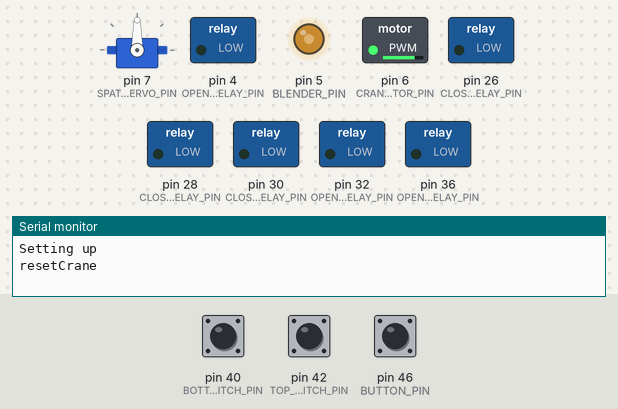
Recording of a sketch running on a simulated Arduino Mega 2560, built with avr-gcc and run on an emulated ATmega2560. On the bench: servo, switched loads named in the sketch (green lamp = pin HIGH), output pins drawn as LEDs (lit = HIGH), the last lines printed to the serial monitor. The test bench sets the inputs (shaded band); at power-on: pin 40 (BOTTOM_SWITCH_PIN) LOW, pin 46 (BUTTON_PIN) LOW, pin 42 (TOP_SWITCH_PIN) LOW.

Above: at 1.2 s.
1.3 s: pin 40 (BOTTOM_SWITCH_PIN) pulled HIGH for 0.15 s
At 1.9 s:
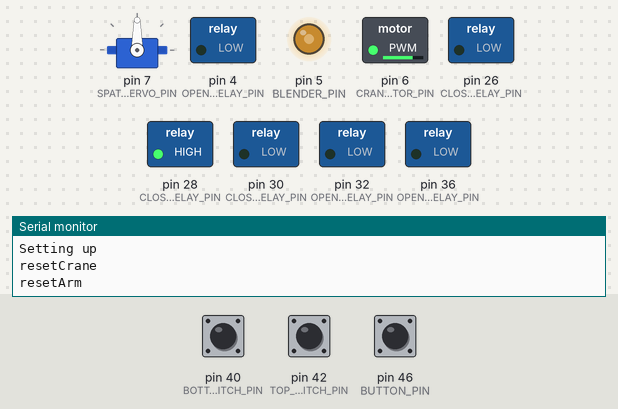
4.4 s: pin 46 (BUTTON_PIN) pulled HIGH for 3.2 s
At 5.9 s:
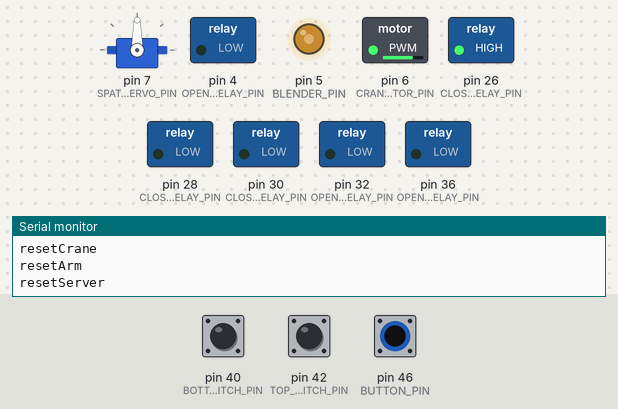
At 9.3 s:
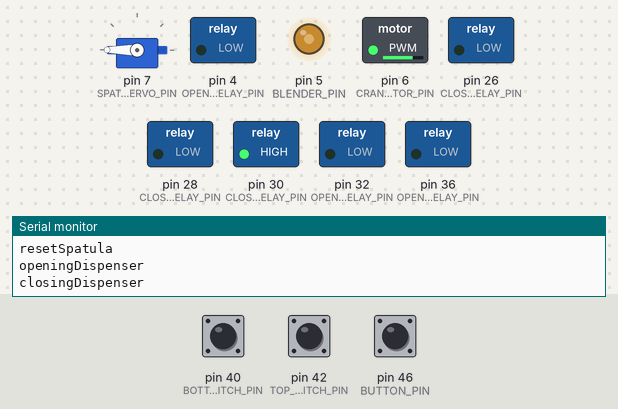
Timing chart, 0 to 11.4 s (numbered marks = the images above; inputs shaded):
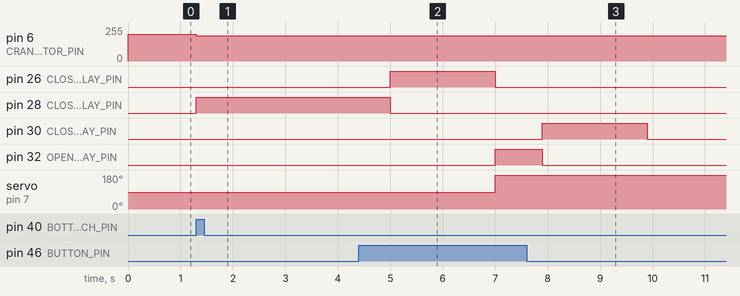

The sketch:

main.ino
```cpp
#include <Servo.h>

// Pins
const byte TOP_SWITCH_PIN              = 42;
const byte BOTTOM_SWITCH_PIN           = 40;
const byte SPATULA_SERVO_PIN           = 7;
const byte CRANE_MOTOR_PIN             = 6;
const byte OPENING_ARM_RELAY_PIN       = 36;
const byte CLOSING_ARM_RELAY_PIN       = 28;
const byte OPENING_DISPENSER_RELAY_PIN = 32;
const byte CLOSING_DISPENSER_RELAY_PIN = 30;
const byte OPENING_SERVER_RELAY_PIN    = 4;
const byte CLOSING_SERVER_RELAY_PIN    = 26;
const byte BLENDER_PIN                 = 5;
const byte BUTTON_PIN                  = 46;

// Motor speeds
const byte MOTOR_UP_SPEED = 200;
const byte MOTOR_DOWN_SPEED = 180;
const byte MOTOR_ZERO_SPEED = 188;

// Timings
const unsigned long DISPENSE_DURATION    = 900;
const unsigned long COOK_SIDE_A_DURATION = 1000L * 75;
const unsigned long COOK_SIDE_B_DURATION = 1000L * 55;

// States
enum state {
    resetCrane,
    resetArm,
    resetServer,
    resetSpatula,
    standby,
    openingDispenser,
    closingDispenser,
    cookingSideA,
    loweringArm,
    openingArm,
    raisingArm,
    closingArm,
    cookingSideB,
    loweringArmAgain,
    openingArmAgain,
    raisingArmAgain,
    closingArmAgain,
    serving,
    dropping
};

String stateNames[22] = {
    "resetCrane",
    "resetArm",
    "resetServer",
    "resetSpatula",
    "standby",
    "openingDispenser",
    "closingDispenser",
    "cookingSideA",
    "loweringArm",
    "openingArm",
    "raisingArm",
    "closingArm",
    "cookingSideB",
    "loweringArmAgain",
    "openingArmAgain",
    "raisingArmAgain",
    "closingArmAgain",
    "serving",
    "dropping"
};

state currentState = resetCrane;

Servo spatula;

unsigned long previousMillis = 0;
unsigned long previousDispenserMotorMillis = 0;

String lastMessage;

void setup() {
    Serial.begin(9600);
    Serial.println("Setting up");

    pinMode(CRANE_MOTOR_PIN ,OUTPUT);
    pinMode(SPATULA_SERVO_PIN, OUTPUT);
    pinMode(BLENDER_PIN, OUTPUT);
    pinMode(OPENING_DISPENSER_RELAY_PIN, OUTPUT);
    pinMode(CLOSING_DISPENSER_RELAY_PIN, OUTPUT);
    pinMode(OPENING_ARM_RELAY_PIN, OUTPUT);
    pinMode(CLOSING_ARM_RELAY_PIN, OUTPUT);
    pinMode(OPENING_SERVER_RELAY_PIN, OUTPUT);
    pinMode(CLOSING_SERVER_RELAY_PIN, OUTPUT);

    pinMode(TOP_SWITCH_PIN, INPUT);
    pinMode(BOTTOM_SWITCH_PIN, INPUT);
    pinMode(BUTTON_PIN, INPUT);

    analogWrite(CRANE_MOTOR_PIN, 188);
    analogWrite(BLENDER_PIN, 130);

    digitalWrite(SPATULA_SERVO_PIN, LOW);
    digitalWrite(OPENING_DISPENSER_RELAY_PIN, LOW);
    digitalWrite(CLOSING_DISPENSER_RELAY_PIN, LOW);
    digitalWrite(OPENING_ARM_RELAY_PIN, LOW);
    digitalWrite(CLOSING_ARM_RELAY_PIN, LOW);
    digitalWrite(OPENING_SERVER_RELAY_PIN, LOW);
    digitalWrite(CLOSING_SERVER_RELAY_PIN, LOW);

    spatula.attach(SPATULA_SERVO_PIN);

    previousMillis = millis();
}

// activateRelay activates the requested relay until the given duration passes.
// Returns true on completion.
bool activateRelay(byte pin, unsigned long duration) {
    if (millis() - previousMillis >= duration) {
        previousMillis = millis();
        digitalWrite(pin, LOW);
        return true;
    } else {
        digitalWrite(pin, HIGH);
        return false;
    }
}

void log(String msg) {
    if (msg != lastMessage) {
        Serial.println(msg);
        lastMessage = msg;
    }
}

bool lowerCrane() {
    unsigned int topSwitchState = digitalRead(TOP_SWITCH_PIN);

    if (topSwitchState == HIGH) {
        analogWrite(CRANE_MOTOR_PIN, MOTOR_ZERO_SPEED);
        return true;
    } else {
        analogWrite(CRANE_MOTOR_PIN, MOTOR_DOWN_SPEED);
        return false;
    }
}

bool raiseCrane() {
    unsigned int bottomSwitchState = digitalRead(BOTTOM_SWITCH_PIN);

    if (bottomSwitchState == HIGH) {
        analogWrite(CRANE_MOTOR_PIN, MOTOR_ZERO_SPEED);
        return true;
    } else {
        analogWrite(CRANE_MOTOR_PIN, MOTOR_UP_SPEED);
        return false;
    }
}

bool closeServer() {
    return activateRelay(CLOSING_SERVER_RELAY_PIN, 2000);
}

bool openDispenser() {
    return activateRelay(OPENING_DISPENSER_RELAY_PIN, DISPENSE_DURATION);
}

bool closeDispenser() {
    return activateRelay(CLOSING_DISPENSER_RELAY_PIN, 2000);
}

bool openArm() {
    return activateRelay(OPENING_ARM_RELAY_PIN, 2000);
}

bool closeArm() {
    return activateRelay(CLOSING_ARM_RELAY_PIN, 5000);
}

bool serve() {
    return activateRelay(OPENING_SERVER_RELAY_PIN, 5000);
}

bool rotateSpatula(byte angle) {
    spatula.write(angle);
}

void loop() {
    // Read switches state
    unsigned int topSwitchState = digitalRead(TOP_SWITCH_PIN);
    unsigned int bottomSwitchState = digitalRead(BOTTOM_SWITCH_PIN);
    unsigned int buttonState = digitalRead(BUTTON_PIN);

    log(stateNames[currentState]);

    switch (currentState) {
        case resetCrane:
            if (raiseCrane()) {
                currentState = resetArm;
            }
            break;
        case resetArm:
            if (closeArm()) {
                currentState = resetServer;
            }
            break;
        case resetServer:
            if (closeServer()) {
                currentState = resetSpatula;
            }
            break;
        case resetSpatula:
            rotateSpatula(180);
            if (millis() - previousMillis >= 2000) {
                previousMillis = millis();
                currentState = standby;
            }
        case standby:
            buttonState = digitalRead(BUTTON_PIN);
            if (buttonState == 1) {
                previousMillis = millis();
                currentState = openingDispenser;
            }
            break;
        case openingDispenser:
            if (openDispenser()) {
                currentState = closingDispenser;
            }
            break;
        case closingDispenser:
            if (closeDispenser()) {
                currentState = cookingSideA;
            }
            break;
        case cookingSideA:
            Serial.println(millis() - previousMillis);
            if (millis() - previousMillis >= COOK_SIDE_A_DURATION) {
                previousMillis = millis();
                currentState = loweringArm;
            }
            break;
        case loweringArm:
            if (lowerCrane()) {
                previousMillis = millis();
                currentState = openingArm;
            }
            break;
        case openingArm:
            if (openArm()) {
                currentState = raisingArm;
            }
            break;
        case raisingArm:
            if (raiseCrane()) {
                previousMillis = millis();
                currentState = closingArm;
            }
            break;
        case closingArm:
            rotateSpatula(0);
            if (closeArm()) {
                rotateSpatula(180);
                currentState = cookingSideB;
            }
            break;
        case cookingSideB:
            if (millis() - previousMillis >= COOK_SIDE_B_DURATION) {
                previousMillis = millis();
                currentState = loweringArmAgain;
            }
            break;
        case loweringArmAgain:
            if (lowerCrane()) {
                previousMillis = millis();
                currentState = openingArmAgain;
            }
            break;
        case openingArmAgain:
            if (openArm()) {
                currentState = raisingArmAgain;
            }
            break;
        case raisingArmAgain:
            if (raiseCrane()) {
                previousMillis = millis();
                currentState = closingArmAgain;
            }
            break;
        case closingArmAgain:
            if (closeArm()) {
                currentState = serving;
            }
            break;
        case serving:
            if (serve()) {
                currentState = dropping;
            }
            break;
        case dropping:
            rotateSpatula(0);
            if (millis() - previousMillis >= 5000) {
                previousMillis = millis();
                currentState = resetArm;
            }
            break;
    }
}
```

Measured:
- after the input at 1.3 s, pin 6 (CRANE_MOTOR_PIN): 200/255 → 188/255 at once; pin 28 (CLOSING_ARM_RELAY_PIN): LOW → HIGH at once
- after the input at 4.4 s, pin 30 (CLOSING_DISPENSER_RELAY_PIN): LOW → HIGH after 3.5 s, → LOW 2.0 s later; pin 32 (OPENING_DISPENSER_RELAY_PIN): LOW → HIGH after 2.6 s, → LOW 0.90 s later
